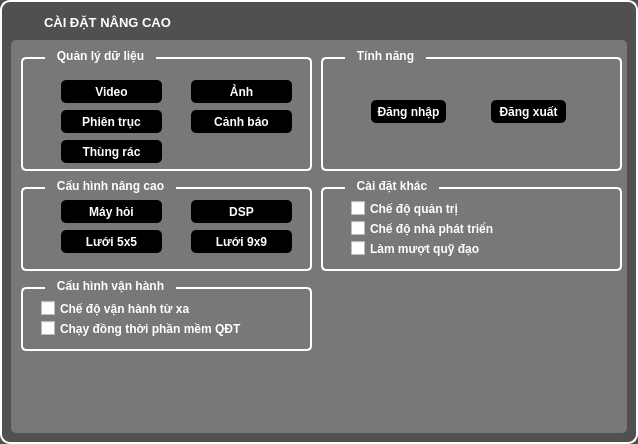
<?xml version="1.0" encoding="UTF-8"?>
<ui version="4.0">
 <class>Caidat_Nangcao_Form</class>
 <widget class="QWidget" name="Caidat_Nangcao_Form">
  <property name="geometry">
   <rect>
    <x>0</x>
    <y>0</y>
    <width>638</width>
    <height>444</height>
   </rect>
  </property>
  <property name="minimumSize">
   <size>
    <width>638</width>
    <height>444</height>
   </size>
  </property>
  <property name="maximumSize">
   <size>
    <width>638</width>
    <height>444</height>
   </size>
  </property>
  <property name="windowTitle">
   <string>Form</string>
  </property>
  <property name="styleSheet">
   <string notr="true">QWidget#Caidat_Nangcao_Form {
background-color: rgb(80, 80, 80);
border-radius: 10px;
border-width: 2;
border-style: solid;
border-color: rgb(255, 255, 255);
}
QGroupBox {
border-radius: 5px;
border-width: 2;
border-style: solid;
border-color: rgb(255, 255, 255);
}
* {
color: white;
font-weight: bold;
}</string>
  </property>
  <layout class="QVBoxLayout" name="verticalLayout">
   <item>
    <widget class="QLabel" name="label_9">
     <property name="maximumSize">
      <size>
       <width>100000</width>
       <height>23</height>
      </size>
     </property>
     <property name="font">
      <font>
       <pointsize>10</pointsize>
       <weight>75</weight>
       <bold>true</bold>
      </font>
     </property>
     <property name="styleSheet">
      <string notr="true">padding-left: 30;
color: white;</string>
     </property>
     <property name="text">
      <string notr="true">CÀI ĐẶT NÂNG CAO</string>
     </property>
     <property name="textFormat">
      <enum>Qt::AutoText</enum>
     </property>
    </widget>
   </item>
   <item>
    <widget class="QFrame" name="frame">
     <property name="styleSheet">
      <string notr="true">QFrame#frame {
background-color: rgb(120, 120, 120);
border-radius: 5px;
border-width: 0;
}
QGroupBox {
margin-top: 7;
}
QGroupBox::title {
top: -8;
left: 24;
padding-left: 10px;
padding-right: 10px;
}</string>
     </property>
     <property name="frameShape">
      <enum>QFrame::StyledPanel</enum>
     </property>
     <property name="frameShadow">
      <enum>QFrame::Raised</enum>
     </property>
     <widget class="QGroupBox" name="groupBox_5">
      <property name="geometry">
       <rect>
        <x>10</x>
        <y>240</y>
        <width>291</width>
        <height>71</height>
       </rect>
      </property>
      <property name="title">
       <string>Cấu hình vận hành</string>
      </property>
      <widget class="QCheckBox" name="checkBox_4">
       <property name="geometry">
        <rect>
         <x>20</x>
         <y>20</y>
         <width>221</width>
         <height>17</height>
        </rect>
       </property>
       <property name="text">
        <string>Chế độ vận hành từ xa</string>
       </property>
      </widget>
      <widget class="QCheckBox" name="checkBox_5">
       <property name="geometry">
        <rect>
         <x>20</x>
         <y>40</y>
         <width>221</width>
         <height>17</height>
        </rect>
       </property>
       <property name="text">
        <string>Chạy đồng thời phần mềm QĐT</string>
       </property>
      </widget>
     </widget>
     <widget class="QGroupBox" name="groupBox_4">
      <property name="geometry">
       <rect>
        <x>310</x>
        <y>140</y>
        <width>301</width>
        <height>91</height>
       </rect>
      </property>
      <property name="title">
       <string>Cài đặt khác</string>
      </property>
      <widget class="QCheckBox" name="checkBox">
       <property name="geometry">
        <rect>
         <x>30</x>
         <y>20</y>
         <width>181</width>
         <height>17</height>
        </rect>
       </property>
       <property name="text">
        <string>Chế độ quản trị</string>
       </property>
      </widget>
      <widget class="QCheckBox" name="checkBox_2">
       <property name="geometry">
        <rect>
         <x>30</x>
         <y>40</y>
         <width>181</width>
         <height>17</height>
        </rect>
       </property>
       <property name="text">
        <string>Chế độ nhà phát triển</string>
       </property>
      </widget>
      <widget class="QCheckBox" name="checkBox_3">
       <property name="geometry">
        <rect>
         <x>30</x>
         <y>60</y>
         <width>181</width>
         <height>17</height>
        </rect>
       </property>
       <property name="text">
        <string>Làm mượt quỹ đạo</string>
       </property>
      </widget>
     </widget>
     <widget class="QGroupBox" name="groupBox">
      <property name="geometry">
       <rect>
        <x>10</x>
        <y>10</y>
        <width>291</width>
        <height>121</height>
       </rect>
      </property>
      <property name="title">
       <string>Quản lý dữ liệu</string>
      </property>
      <widget class="QPushButton" name="pushButton">
       <property name="geometry">
        <rect>
         <x>40</x>
         <y>30</y>
         <width>101</width>
         <height>23</height>
        </rect>
       </property>
       <property name="styleSheet">
        <string notr="true">color: rgb(255, 255, 255);
background-color: rgba(0, 0, 0);
border: none;
border-radius: 5px;</string>
       </property>
       <property name="text">
        <string>Video</string>
       </property>
      </widget>
      <widget class="QPushButton" name="pushButton_7">
       <property name="geometry">
        <rect>
         <x>170</x>
         <y>30</y>
         <width>101</width>
         <height>23</height>
        </rect>
       </property>
       <property name="styleSheet">
        <string notr="true">color: rgb(255, 255, 255);
background-color: rgba(0, 0, 0);
border: none;
border-radius: 5px;</string>
       </property>
       <property name="text">
        <string>Ảnh</string>
       </property>
      </widget>
      <widget class="QPushButton" name="pushButton_8">
       <property name="geometry">
        <rect>
         <x>40</x>
         <y>60</y>
         <width>101</width>
         <height>23</height>
        </rect>
       </property>
       <property name="styleSheet">
        <string notr="true">color: rgb(255, 255, 255);
background-color: rgba(0, 0, 0);
border: none;
border-radius: 5px;</string>
       </property>
       <property name="text">
        <string>Phiên trục</string>
       </property>
      </widget>
      <widget class="QPushButton" name="pushButton_9">
       <property name="geometry">
        <rect>
         <x>170</x>
         <y>60</y>
         <width>101</width>
         <height>23</height>
        </rect>
       </property>
       <property name="styleSheet">
        <string notr="true">color: rgb(255, 255, 255);
background-color: rgba(0, 0, 0);
border: none;
border-radius: 5px;</string>
       </property>
       <property name="text">
        <string>Cảnh báo</string>
       </property>
      </widget>
      <widget class="QPushButton" name="pushButton_10">
       <property name="geometry">
        <rect>
         <x>40</x>
         <y>90</y>
         <width>101</width>
         <height>23</height>
        </rect>
       </property>
       <property name="styleSheet">
        <string notr="true">color: rgb(255, 255, 255);
background-color: rgba(0, 0, 0);
border: none;
border-radius: 5px;</string>
       </property>
       <property name="text">
        <string>Thùng rác</string>
       </property>
      </widget>
     </widget>
     <widget class="QGroupBox" name="groupBox_3">
      <property name="geometry">
       <rect>
        <x>10</x>
        <y>140</y>
        <width>291</width>
        <height>91</height>
       </rect>
      </property>
      <property name="title">
       <string>Cấu hình nâng cao</string>
      </property>
      <widget class="QPushButton" name="pushButton_3">
       <property name="geometry">
        <rect>
         <x>40</x>
         <y>20</y>
         <width>101</width>
         <height>23</height>
        </rect>
       </property>
       <property name="styleSheet">
        <string notr="true">color: rgb(255, 255, 255);
background-color: rgba(0, 0, 0);
border: none;
border-radius: 5px;</string>
       </property>
       <property name="text">
        <string>Máy hỏi</string>
       </property>
      </widget>
      <widget class="QPushButton" name="pushButton_4">
       <property name="geometry">
        <rect>
         <x>170</x>
         <y>20</y>
         <width>101</width>
         <height>23</height>
        </rect>
       </property>
       <property name="styleSheet">
        <string notr="true">color: rgb(255, 255, 255);
background-color: rgba(0, 0, 0);
border: none;
border-radius: 5px;</string>
       </property>
       <property name="text">
        <string>DSP</string>
       </property>
      </widget>
      <widget class="QPushButton" name="pushButton_5">
       <property name="geometry">
        <rect>
         <x>40</x>
         <y>50</y>
         <width>101</width>
         <height>23</height>
        </rect>
       </property>
       <property name="styleSheet">
        <string notr="true">color: rgb(255, 255, 255);
background-color: rgba(0, 0, 0);
border: none;
border-radius: 5px;</string>
       </property>
       <property name="text">
        <string>Lưới 5x5</string>
       </property>
      </widget>
      <widget class="QPushButton" name="pushButton_12">
       <property name="geometry">
        <rect>
         <x>170</x>
         <y>50</y>
         <width>101</width>
         <height>23</height>
        </rect>
       </property>
       <property name="styleSheet">
        <string notr="true">color: rgb(255, 255, 255);
background-color: rgba(0, 0, 0);
border: none;
border-radius: 5px;</string>
       </property>
       <property name="text">
        <string>Lưới 9x9</string>
       </property>
      </widget>
     </widget>
     <widget class="QGroupBox" name="groupBox_2">
      <property name="geometry">
       <rect>
        <x>310</x>
        <y>10</y>
        <width>301</width>
        <height>121</height>
       </rect>
      </property>
      <property name="title">
       <string>Tính năng</string>
      </property>
      <widget class="QPushButton" name="pushButton_2">
       <property name="geometry">
        <rect>
         <x>50</x>
         <y>50</y>
         <width>75</width>
         <height>23</height>
        </rect>
       </property>
       <property name="styleSheet">
        <string notr="true">color: rgb(255, 255, 255);
background-color: rgba(0, 0, 0);
border: none;
border-radius: 5px;</string>
       </property>
       <property name="text">
        <string>Đăng nhập</string>
       </property>
      </widget>
      <widget class="QPushButton" name="pushButton_11">
       <property name="enabled">
        <bool>false</bool>
       </property>
       <property name="geometry">
        <rect>
         <x>170</x>
         <y>50</y>
         <width>75</width>
         <height>23</height>
        </rect>
       </property>
       <property name="styleSheet">
        <string notr="true">color: rgb(255, 255, 255);
background-color: rgba(0, 0, 0);
border: none;
border-radius: 5px;</string>
       </property>
       <property name="text">
        <string>Đăng xuất</string>
       </property>
      </widget>
     </widget>
    </widget>
   </item>
  </layout>
 </widget>
 <resources/>
 <connections/>
</ui>
